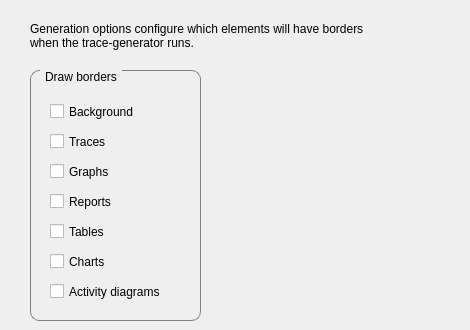
   <widget class="QWidget" name="tab">
    <attribute name="title">
     <string>Generation</string>
    </attribute>
    <widget class="QGroupBox" name="groupBox_5">
     <property name="geometry">
      <rect>
       <x>30</x>
       <y>70</y>
       <width>171</width>
       <height>251</height>
      </rect>
     </property>
     <property name="layoutDirection">
      <enum>Qt::LeftToRight</enum>
     </property>
     <property name="styleSheet">
      <string notr="true">QGroupBox {
    border: 1px solid gray;
    border-radius: 9px;
    margin-top: 0.5em;
}

QGroupBox::title {
    subcontrol-origin: margin;
    left: 10px;
    padding: 0 3px 0 3px;
}</string>
     </property>
     <property name="title">
      <string>Draw borders</string>
     </property>
     <widget class="QCheckBox" name="generation_charts_use_border_cb">
      <property name="geometry">
       <rect>
        <x>20</x>
        <y>180</y>
        <width>90</width>
        <height>23</height>
       </rect>
      </property>
      <property name="text">
       <string>Charts</string>
      </property>
     </widget>
     <widget class="QCheckBox" name="generation_graphs_use_border_cb">
      <property name="geometry">
       <rect>
        <x>20</x>
        <y>90</y>
        <width>90</width>
        <height>23</height>
       </rect>
      </property>
      <property name="text">
       <string>Graphs</string>
      </property>
     </widget>
     <widget class="QCheckBox" name="generation_reports_use_border_cb">
      <property name="geometry">
       <rect>
        <x>20</x>
        <y>120</y>
        <width>90</width>
        <height>23</height>
       </rect>
      </property>
      <property name="text">
       <string>Reports</string>
      </property>
     </widget>
     <widget class="QCheckBox" name="generation_traces_use_border_cb">
      <property name="geometry">
       <rect>
        <x>20</x>
        <y>60</y>
        <width>90</width>
        <height>23</height>
       </rect>
      </property>
      <property name="text">
       <string>Traces</string>
      </property>
     </widget>
     <widget class="QCheckBox" name="generation_background_use_border_cb">
      <property name="geometry">
       <rect>
        <x>20</x>
        <y>30</y>
        <width>121</width>
        <height>23</height>
       </rect>
      </property>
      <property name="text">
       <string>Background</string>
      </property>
     </widget>
     <widget class="QCheckBox" name="generation_tables_use_border_cb">
      <property name="geometry">
       <rect>
        <x>20</x>
        <y>150</y>
        <width>90</width>
        <height>23</height>
       </rect>
      </property>
      <property name="text">
       <string>Tables</string>
      </property>
     </widget>
     <widget class="QCheckBox" name="generation_ad_use_border_cb">
      <property name="geometry">
       <rect>
        <x>20</x>
        <y>210</y>
        <width>141</width>
        <height>23</height>
       </rect>
      </property>
      <property name="text">
       <string>Activity diagrams</string>
      </property>
     </widget>
    </widget>
    <widget class="QLabel" name="label_33">
     <property name="geometry">
      <rect>
       <x>30</x>
       <y>10</y>
       <width>431</width>
       <height>51</height>
      </rect>
     </property>
     <property name="text">
      <string>Generation options configure which elements will have borders
when the trace-generator runs.</string>
     </property>
    </widget>
   </widget>
